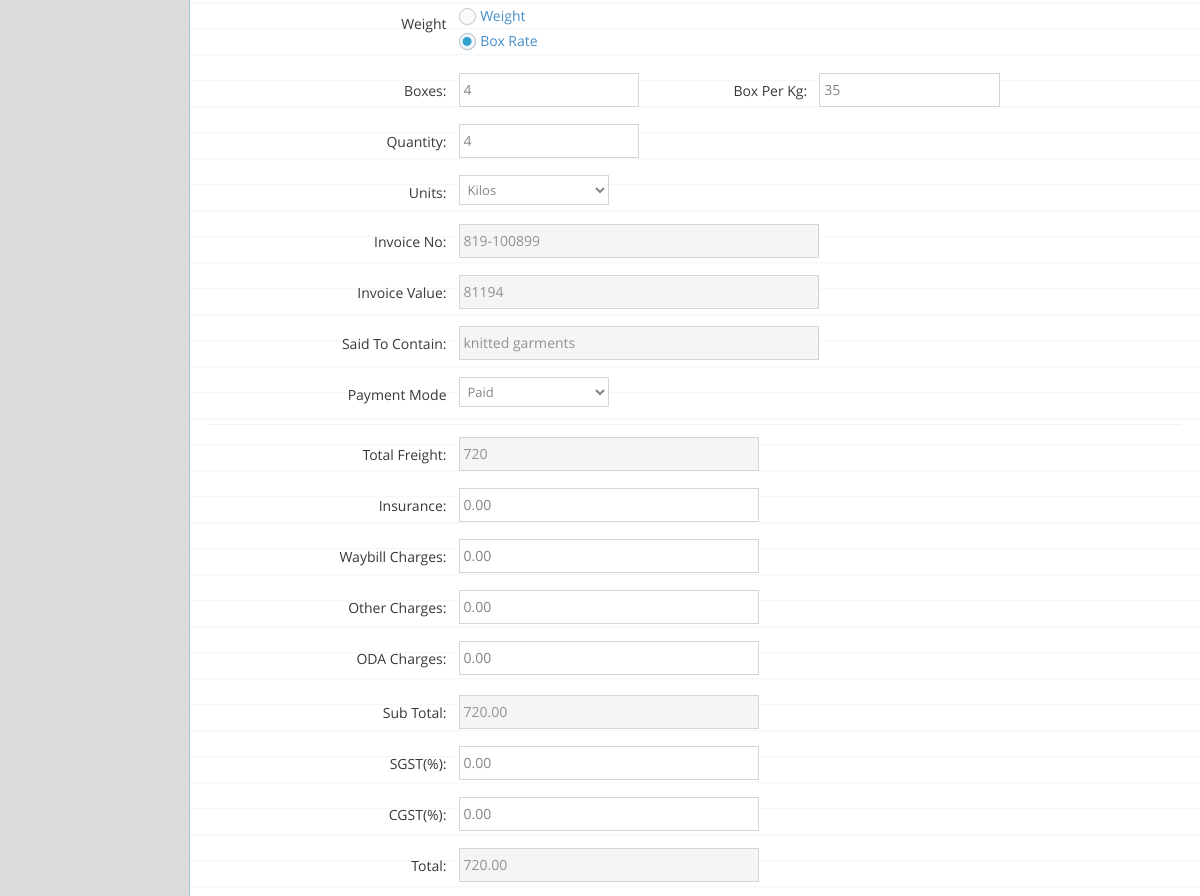
The page /admin/add-consignment.php?ty=status&editid=10 (signed in, middle part) on the database as committed earlier.
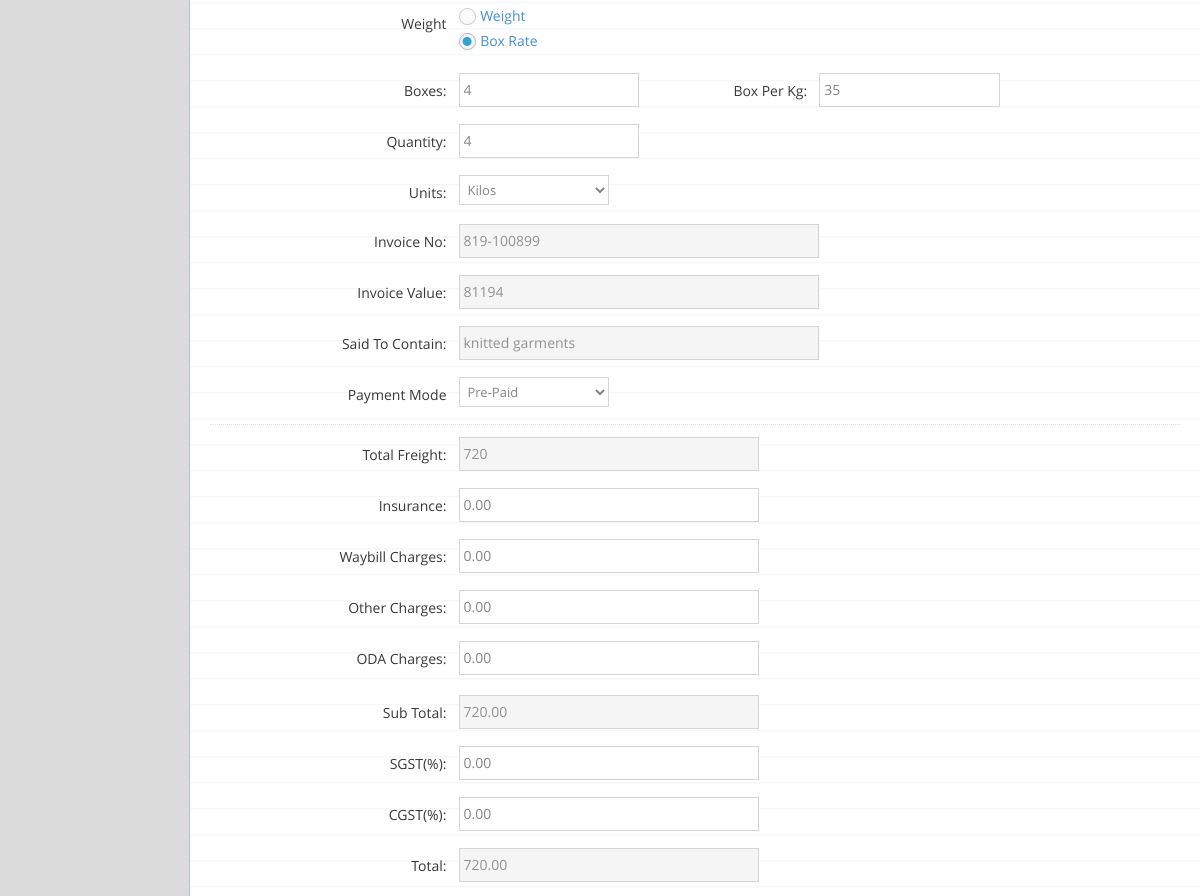
The same page on the database as committed later.
### tables this page shows
CREATE TABLE `tbl_courier` (
  `cid` int(10) NOT NULL,
  `waybillno` varchar(100) NOT NULL,
  `consignor_name` varchar(100) NOT NULL,
  `consignor_gst` varchar(50) NOT NULL,
  `consignor_phone` varchar(12) NOT NULL,
  `consignor_add` varchar(200) NOT NULL,
  `consignee_name` varchar(100) NOT NULL,
  `consignee_gst` varchar(50) NOT NULL,
  `consignee_phone` varchar(12) NOT NULL,
  `consignee_pincode` varchar(50) NOT NULL,
  `consignee_add` varchar(200) NOT NULL,
  `toi` varchar(40) NOT NULL,
  `weight` double NOT NULL,
  `actwgt` varchar(50) NOT NULL,
  `volh` varchar(50) NOT NULL,
  `volw` varchar(50) NOT NULL,
  `voll` varchar(50) NOT NULL,
  `volq` varchar(50) NOT NULL,
  `volh1` varchar(50) NOT NULL,
  `volw1` varchar(50) NOT NULL,
  `voll1` varchar(50) NOT NULL,
  `volq1` varchar(50) NOT NULL,
  `volh2` varchar(50) NOT NULL,
  `volw2` varchar(50) NOT NULL,
  `voll2` varchar(50) NOT NULL,
  `volq2` int(11) NOT NULL,
  `cubft` varchar(50) NOT NULL,
  `boxes` varchar(50) NOT NULL,
  `bxpkg` varchar(50) NOT NULL,
  `qty` int(10) NOT NULL,
  `units` varchar(50) NOT NULL,
  `invoice_no` varchar(20) NOT NULL,
  `invoice_val` varchar(50) NOT NULL,
  `setto` varchar(100) NOT NULL,
  `pay_mode` varchar(20) NOT NULL,
  `pick_date` varchar(100) NOT NULL,
  `dest_off` varchar(20) NOT NULL,
  `org_off` varchar(50) NOT NULL,
  `freight` double NOT NULL,
  `insurance` varchar(50) NOT NULL,
  `waych` varchar(100) NOT NULL,
  `othch` varchar(100) NOT NULL,
  `odach` varchar(100) NOT NULL,
  `topaych` varchar(100) NOT NULL,
  `subtot` varchar(100) NOT NULL,
  `sgst` varchar(100) NOT NULL,
  `cgst` varchar(100) NOT NULL,
  `tot` varchar(100) NOT NULL,
  `comments` varchar(250) NOT NULL,
  `book_status` varchar(10) NOT NULL,
  `status` varchar(20) NOT NULL,
  `book_date` varchar(100) NOT NULL
);

CREATE TABLE `pay_meth` (
  `b_id` int(11) NOT NULL,
  `bname` varchar(100) NOT NULL,
  `status` varchar(100) NOT NULL DEFAULT 'A',
  `User_Access` varchar(6) NOT NULL
);

CREATE TABLE `book_meth` (
  `b_id` int(11) NOT NULL,
  `bname` varchar(100) NOT NULL,
  `status` varchar(100) NOT NULL DEFAULT 'A'
);

### admin/add-consignment.php (the view, shortened to what the changed rows need)
	<?php
if((isset($_SESSION)) && (isset($_SESSION['uid'])))
{
	if(isset($_GET['ty']))
	{
	?>
<!DOCTYPE html>
<html lang="en">
	<head>
		<link rel="stylesheet" href="assets/css/bootstrap.min.css" />
		<link rel="stylesheet" href="assets/font-awesome/4.5.0/css/font-awesome.min.css" />
		<link rel="stylesheet" href="assets/css/ace.min.css" class="ace-main-stylesheet" id="main-ace-style" />
		<link rel="stylesheet" href="assets/css/ace-skins.min.css" />
		<link rel="stylesheet" href="assets/css/ace-rtl.min.css" />
		<link rel="stylesheet" href="assets/css/select2.min.css" />
		<link rel="stylesheet" href="assets/css/bootstrap-datetimepicker.min.css" />
	</head>
	<body class="skin-3">
		<div class="main-container ace-save-state" id="main-container">
				<?php
				include("sidebar.php");
				?>
			<div class="main-content">
				<div class="main-content-inner">
			<?php
if(isset($_GET['ty']))
{
if($_GET['ty'] == "status")
{
	$sqlms=mysqli_query($dbConn,"Select * from tbl_courier where cid = '".$_GET['editid']."'");
	$rowms=mysqli_fetch_array($sqlms);
	?>		<div class="page-content">
						<div class="row">
							<div class="col-xs-12">
								<form class="form-horizontal" method="POST" action="add-consignment.php?ac=status&ty=status&editid=<?php echo $_GET['editid'];?>">
															<div class="space-2"></div>
															<div class="form-group">
																<label class="control-label col-xs-12 col-sm-3 no-padding-right">Weight</label>
																<div class="col-xs-12 col-sm-9">
																	<div>
																		<label class="line-height-1 blue">
																			<span class="lbl"> Weight</span>
																		</label>
																	</div>
																	<div>
																		<label class="line-height-1 blue">
																			<span class="lbl"> Box Rate</span>
																		</label>
																	</div>
																</div>
															</div>
															<div id="BoxWgt" style="display: <?php if($rowms['weight'] != 2){echo "none";}?>;">
															<div class="space-2"></div>
															<div class="form-group">
																<label class="control-label col-xs-12 col-sm-3 no-padding-right" for="actualwgt">Boxes:</label>
																<div class="col-xs-12 col-sm-9">
																	<div class="clearfix">
																		<input type="text" name="boxesrt" id="boxesrt" class="col-xs-12 col-sm-3" value="<?php echo $rowms['boxes'];?>" placeholder="No of Boxes"/>
																		<label class="control-label col-xs-12 col-sm-3" for="CFT">Box Per Kg:</label>
																		<input type="text" name="boxesrt" id="boxesrt" class="col-xs-12 col-sm-3" value="<?php echo $rowms['bxpkg'];?>" placeholder="Box Per Kg"/>
																	</div>
															</div>
															</div>
															</div>
															<div class="space-2"></div>
															<div class="form-group">
																<label class="control-label col-xs-12 col-sm-3 no-padding-right" for="qty">Quantity:</label>
																<div class="col-xs-12 col-sm-9">
																	<div class="clearfix">
																		<input type="text" name="qty" id="qty" class="col-xs-12 col-sm-3 " value="<?php echo $rowms['qty'];?>"/>
																	</div>
																</div>
															</div>
															<div class="space-2"></div>
															<div class="form-group">
																<label class="control-label col-xs-12 col-sm-3 no-padding-right" for="qty">Units:</label>
																<div class="col-xs-12 col-sm-9">
																	<div class="clearfix">
																		<select class="input-medium " id="uom" name="uom">
																			<?php
																			$sqltoi= mysqli_query($dbConn,"Select * from book_meth where status= 'A'");
																			while($rwtoi=mysqli_fetch_array($sqltoi))
																			{
																			?>
																			<option value="<?php echo $rwtoi['b_id'];?>"
																			<?php if($rwtoi['b_id'] == $rowms['units']){echo "selected";}?>
																			><?php echo $rwtoi['bname'];?></option>
																			<?php
																			}
																			?>
																		</select>
																	</div>
																</div>
															</div>
															<div class="space-2"></div>
															<div class="form-group">
																<label class="control-label col-xs-12 col-sm-3 no-padding-right" for="invono">Invoice No:</label>
																<div class="col-xs-12 col-sm-9">
																	<div class="clearfix">
																		<input type="text" name="invono" id="invono" class="col-xs-12 col-sm-6" value="<?php echo $rowms['invoice_no'];?>" readonly />
																	</div>
															</div>
															</div>
															<div class="space-2"></div>
															<div class="form-group">
																<label class="control-label col-xs-12 col-sm-3 no-padding-right" for="invoval">Invoice Value:</label>
																<div class="col-xs-12 col-sm-9">
																	<div class="clearfix">
																		<input type="text" name="invoval" id="invoval" class="col-xs-12 col-sm-6" value="<?php echo $rowms['invoice_val'];?>" readonly />
																	</div>
															</div>
															</div>
															<div class="space-2"></div>
															<div class="form-group">
																<label class="control-label col-xs-12 col-sm-3 no-padding-right" for="setto">Said To Contain:</label>
																<div class="col-xs-12 col-sm-9">
																	<div class="clearfix">
																		<input type="text" name="setto" id="setto" class="col-xs-12 col-sm-6" value="<?php echo $rowms['setto'];?>" readonly />
																	</div>
															</div>
															</div>
															<div class="space-2"></div>
															<div class="form-group">
																<label class="control-label col-xs-12 col-sm-3 no-padding-right" for="platform">Payment Mode</label>
																<div class="col-xs-12 col-sm-9">
																	<div class="clearfix">
																		<select class="input-medium" id="platform" name="platform">
																			<?php
																			$sqltoi= mysqli_query($dbConn,"Select * from pay_meth where status= 'A'");
																			while($rwtoi=mysqli_fetch_array($sqltoi))
																			{
																			?>
																			<option value="<?php echo $rwtoi['b_id'];?>"
																			<?php if($rwtoi['b_id'] == $rowms['pay_mode']){echo "selected";}?>
																			><?php echo $rwtoi['bname'];?></option>
																			<?php
																			}
																			?>
																		</select>
																	</div>
																</div>
															</div>
															<div class="hr hr-dotted"></div>
															<div class="form-group">
																<label class="control-label col-xs-12 col-sm-3 no-padding-right" for="freight">Total Freight:</label>
																<div class="col-xs-12 col-sm-9">
																	<div class="clearfix">
																		<input type="number" name="freight" id="freight" class="col-xs-12 col-sm-5 " value="<?php echo $rowms['freight'];?>" readonly />
																	</div>
																</div>
															</div>
															<div class="space-2"></div>
															<div class="form-group">
																<label class="control-label col-xs-12 col-sm-3 no-padding-right" for="insrance">Insurance:</label>
																<div class="col-xs-12 col-sm-9">
																	<div class="clearfix">
																		<input type="number" name="insrance" id="insrance" class="col-xs-12 col-sm-5 " value="<?php echo $rowms['insurance'];?>" />
																	</div>
																</div>
															</div>
															<div class="space-2"></div>
															<div class="form-group">
																<label class="control-label col-xs-12 col-sm-3 no-padding-right" for="otherch">Waybill Charges:</label>
																<div class="col-xs-12 col-sm-9">
																	<div class="clearfix">
																		<input type="number" name="waybillch" id="waybillch" class="col-xs-12 col-sm-5 " value="<?php echo $rowms['waych'];?>" />
																	</div>
																</div>
															</div>
															<div class="space-2"></div>
															<div class="form-group">
																<label class="control-label col-xs-12 col-sm-3 no-padding-right" for="otherch">Other Charges:</label>
																<div class="col-xs-12 col-sm-9">
																	<div class="clearfix">
																		<input type="number" name="otherch" id="otherch" class="col-xs-12 col-sm-5 " value="<?php echo $rowms['othch'];?>" />
																	</div>
																</div>
															</div>
															<div class="space-2"></div>
															<div class="form-group" id="odasec" style="display:
															<?php
															$pinsql=mysqli_fetch_array(mysqli_query($dbConn,"select * from pincode where bname='$rowms[consignee_pincode]'"));
															if($pinsql['bname'] == $rowms['consignee_pincode'])
															{
																echo "none";
															}
															else
															{
																echo "block";
															}
															?>;">
																<label class="control-label col-xs-12 col-sm-3 no-padding-right" for="oda">ODA Charges:</label>
																<div class="col-xs-12 col-sm-9">
																	<div class="clearfix">
																		<input type="number" name="oda" id="oda" class="col-xs-12 col-sm-5 " value="<?php echo $rowms['odach'];?>" />
																	</div>
																</div>
															</div>
															<div class="space-2"></div>
															<div class="space-2"></div>
															<div class="form-group">
																<label class="control-label col-xs-12 col-sm-3 no-padding-right" for="subtot">Sub Total:</label>
																<div class="col-xs-12 col-sm-9">
																	<div class="clearfix">
																		<input type="number" name="subtot" id="subtot" class="col-xs-12 col-sm-5 " value="<?php echo $rowms['subtot'];?>" readonly />
																	</div>
																</div>
															</div>
															<div class="space-2"></div>
															<div class="form-group">
																<label class="control-label col-xs-12 col-sm-3 no-padding-right" for="sgst">SGST(%):</label>
																<div class="col-xs-12 col-sm-9">
																	<div class="clearfix">
																		<input type="number" name="sgst" id="sgst" class="col-xs-12 col-sm-5 "  value="<?php echo $rowms['sgst'];?>"/>
																	</div>
																</div>
															</div>
															<div class="space-2"></div>
															<div class="form-group">
																<label class="control-label col-xs-12 col-sm-3 no-padding-right" for="consignno">CGST(%):</label>
																<div class="col-xs-12 col-sm-9">
																	<div class="clearfix">
																		<input type="number" name="consignno" id="consignno" class="col-xs-12 col-sm-5" value="<?php echo $rowms['cgst'];?>" required/>
																	</div>
															</div>
															</div>
															<div class="space-2"></div>
															<div class="form-group">
																<label class="control-label col-xs-12 col-sm-3 no-padding-right" for="tot">Total:</label>
																<div class="col-xs-12 col-sm-9">
																	<div class="clearfix">
																		<input type="number" name="tot" id="tot" class="col-xs-12 col-sm-5 "  value="<?php echo $rowms['tot'];?>" readonly />
																	</div>
																</div>
															</div>
											</form>
							</div>
						</div>
					</div>
					<?php
}
	}
			?>
				</div>
			</div>
		</div>
							<?php
	}
}
	?>

Rows that differ between the two databases and show on the page:
changed through a linked row, tbl_courier "knitted garments": platform "Paid" → "Pre-Paid"
